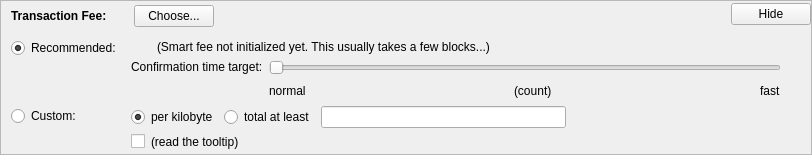
    <widget class="QFrame" name="frameFee">
     <property name="sizePolicy">
      <sizepolicy hsizetype="Expanding" vsizetype="Expanding">
       <horstretch>0</horstretch>
       <verstretch>0</verstretch>
      </sizepolicy>
     </property>
     <property name="maximumSize">
      <size>
       <width>16777215</width>
       <height>16777215</height>
      </size>
     </property>
     <property name="frameShape">
      <enum>QFrame::StyledPanel</enum>
     </property>
     <property name="frameShadow">
      <enum>QFrame::Sunken</enum>
     </property>
     <layout class="QVBoxLayout" name="verticalLayoutFee1">
      <property name="spacing">
       <number>0</number>
      </property>
      <property name="leftMargin">
       <number>0</number>
      </property>
      <property name="topMargin">
       <number>0</number>
      </property>
      <property name="rightMargin">
       <number>0</number>
      </property>
      <property name="bottomMargin">
       <number>0</number>
      </property>
      <item>
       <layout class="QVBoxLayout" name="verticalLayoutFee2" stretch="0,0,0">
        <property name="spacing">
         <number>0</number>
        </property>
        <property name="leftMargin">
         <number>10</number>
        </property>
        <property name="topMargin">
         <number>0</number>
        </property>
        <item>
         <layout class="QHBoxLayout" name="horizontalLayoutFee1">
          <property name="bottomMargin">
           <number>0</number>
          </property>
          <item>
           <layout class="QVBoxLayout" name="verticalLayoutFee7">
            <property name="spacing">
             <number>0</number>
            </property>
            <item>
             <spacer name="verticalSpacerSmartFee">
              <property name="orientation">
               <enum>Qt::Vertical</enum>
              </property>
              <property name="sizeType">
               <enum>QSizePolicy::Fixed</enum>
              </property>
              <property name="sizeHint" stdset="0">
               <size>
                <width>1</width>
                <height>4</height>
               </size>
              </property>
             </spacer>
            </item>
            <item>
             <layout class="QHBoxLayout" name="horizontalLayoutSmartFee">
              <property name="spacing">
               <number>10</number>
              </property>
              <item>
               <widget class="QLabel" name="labelFeeHeadline">
                <property name="sizePolicy">
                 <sizepolicy hsizetype="Preferred" vsizetype="Maximum">
                  <horstretch>0</horstretch>
                  <verstretch>0</verstretch>
                 </sizepolicy>
                </property>
                <property name="font">
                 <font>
                  <weight>75</weight>
                  <bold>true</bold>
                 </font>
                </property>
                <property name="styleSheet">
                 <string notr="true">font-weight:bold;</string>
                </property>
                <property name="text">
                 <string>Transaction Fee:</string>
                </property>
               </widget>
              </item>
              <item>
               <widget class="QLabel" name="labelFeeMinimized">
                <property name="text">
                 <string/>
                </property>
               </widget>
              </item>
              <item>
               <widget class="QPushButton" name="buttonChooseFee">
                <property name="text">
                 <string>Choose...</string>
                </property>
               </widget>
              </item>
             </layout>
            </item>
            <item>
             <spacer name="verticalSpacer_5">
              <property name="orientation">
               <enum>Qt::Vertical</enum>
              </property>
              <property name="sizeHint" stdset="0">
               <size>
                <width>1</width>
                <height>1</height>
               </size>
              </property>
             </spacer>
            </item>
           </layout>
          </item>
          <item>
           <spacer name="horizontalSpacer_4">
            <property name="orientation">
             <enum>Qt::Horizontal</enum>
            </property>
            <property name="sizeHint" stdset="0">
             <size>
              <width>40</width>
              <height>20</height>
             </size>
            </property>
           </spacer>
          </item>
          <item>
           <widget class="QPushButton" name="buttonMinimizeFee">
            <property name="toolTip">
             <string>collapse fee-settings</string>
            </property>
            <property name="text">
             <string>Hide</string>
            </property>
           </widget>
          </item>
         </layout>
        </item>
        <item>
         <widget class="QFrame" name="frameFeeSelection">
          <layout class="QVBoxLayout" name="verticalLayoutFee12">
           <property name="spacing">
            <number>0</number>
           </property>
           <property name="leftMargin">
            <number>0</number>
           </property>
           <property name="topMargin">
            <number>0</number>
           </property>
           <property name="rightMargin">
            <number>0</number>
           </property>
           <property name="bottomMargin">
            <number>0</number>
           </property>
           <item>
            <layout class="QGridLayout" name="gridLayoutFee">
             <property name="topMargin">
              <number>10</number>
             </property>
             <property name="bottomMargin">
              <number>4</number>
             </property>
             <property name="horizontalSpacing">
              <number>10</number>
             </property>
             <property name="verticalSpacing">
              <number>4</number>
             </property>
             <item row="1" column="1">
              <layout class="QVBoxLayout" name="verticalLayoutFee8">
               <property name="spacing">
                <number>6</number>
               </property>
               <item>
                <layout class="QHBoxLayout" name="horizontalLayoutFee13">
                 <item>
                  <widget class="QRadioButton" name="radioCustomPerKilobyte">
                   <property name="toolTip">
                    <string>If the custom fee is set to 1000 satoshis and the transaction is only 250 bytes, then &quot;per kilobyte&quot; only pays 250 satoshis in fee, while &quot;total at least&quot; pays 1000 satoshis. For transactions bigger than a kilobyte both pay by kilobyte.</string>
                   </property>
                   <property name="text">
                    <string>per kilobyte</string>
                   </property>
                   <property name="checked">
                    <bool>true</bool>
                   </property>
                   <attribute name="buttonGroup">
                    <string notr="true">groupCustomFee</string>
                   </attribute>
                  </widget>
                 </item>
                 <item>
                  <widget class="QRadioButton" name="radioCustomAtLeast">
                   <property name="toolTip">
                    <string>If the custom fee is set to 1000 satoshis and the transaction is only 250 bytes, then &quot;per kilobyte&quot; only pays 250 satoshis in fee, while &quot;total at least&quot; pays 1000 satoshis. For transactions bigger than a kilobyte both pay by kilobyte.</string>
                   </property>
                   <property name="text">
                    <string>total at least</string>
                   </property>
                   <attribute name="buttonGroup">
                    <string notr="true">groupCustomFee</string>
                   </attribute>
                  </widget>
                 </item>
                 <item>
                  <widget class="BitcoinAmountField" name="customFee"/>
                 </item>
                 <item>
                  <spacer name="horizontalSpacer_6">
                   <property name="orientation">
                    <enum>Qt::Horizontal</enum>
                   </property>
                   <property name="sizeHint" stdset="0">
                    <size>
                     <width>1</width>
                     <height>1</height>
                    </size>
                   </property>
                  </spacer>
                 </item>
                </layout>
               </item>
               <item>
                <layout class="QHBoxLayout" name="horizontalLayoutFee8">
                 <item>
                  <widget class="QCheckBox" name="checkBoxMinimumFee">
                   <property name="toolTip">
                    <string>Paying only the minimum fee is just fine as long as there is less transaction volume than space in the blocks. But be aware that this can end up in a never confirming transaction once there is more demand for bitcoin transactions than the network can process.</string>
                   </property>
                   <property name="text">
                    <string/>
                   </property>
                  </widget>
                 </item>
                 <item>
                  <widget class="QLabel" name="labelMinFeeWarning">
                   <property name="enabled">
                    <bool>true</bool>
                   </property>
                   <property name="toolTip">
                    <string>Paying only the minimum fee is just fine as long as there is less transaction volume than space in the blocks. But be aware that this can end up in a never confirming transaction once there is more demand for bitcoin transactions than the network can process.</string>
                   </property>
                   <property name="text">
                    <string>(read the tooltip)</string>
                   </property>
                   <property name="margin">
                    <number>5</number>
                   </property>
                  </widget>
                 </item>
                 <item>
                  <spacer name="horizontalSpacer_2">
                   <property name="orientation">
                    <enum>Qt::Horizontal</enum>
                   </property>
                   <property name="sizeHint" stdset="0">
                    <size>
                     <width>1</width>
                     <height>1</height>
                    </size>
                   </property>
                  </spacer>
                 </item>
                </layout>
               </item>
              </layout>
             </item>
             <item row="0" column="0">
              <layout class="QVBoxLayout" name="verticalLayoutFee4" stretch="0,1">
               <item>
                <widget class="QRadioButton" name="radioSmartFee">
                 <property name="text">
                  <string>Recommended:</string>
                 </property>
                 <property name="checked">
                  <bool>true</bool>
                 </property>
                 <attribute name="buttonGroup">
                  <string notr="true">groupFee</string>
                 </attribute>
                </widget>
               </item>
               <item>
                <spacer name="verticalSpacer_2">
                 <property name="orientation">
                  <enum>Qt::Vertical</enum>
                 </property>
                 <property name="sizeHint" stdset="0">
                  <size>
                   <width>1</width>
                   <height>1</height>
                  </size>
                 </property>
                </spacer>
               </item>
              </layout>
             </item>
             <item row="1" column="0">
              <layout class="QVBoxLayout" name="verticalLayoutFee9" stretch="0,1">
               <item>
                <widget class="QRadioButton" name="radioCustomFee">
                 <property name="text">
                  <string>Custom:</string>
                 </property>
                 <attribute name="buttonGroup">
                  <string notr="true">groupFee</string>
                 </attribute>
                </widget>
               </item>
               <item>
                <spacer name="verticalSpacer_6">
                 <property name="orientation">
                  <enum>Qt::Vertical</enum>
                 </property>
                 <property name="sizeHint" stdset="0">
                  <size>
                   <width>1</width>
                   <height>1</height>
                  </size>
                 </property>
                </spacer>
               </item>
              </layout>
             </item>
             <item row="0" column="1">
              <layout class="QVBoxLayout" name="verticalLayoutFee3" stretch="0,0,1">
               <property name="spacing">
                <number>6</number>
               </property>
               <property name="topMargin">
                <number>2</number>
               </property>
               <item>
                <layout class="QHBoxLayout" name="horizontalLayoutFee12">
                 <item>
                  <widget class="QLabel" name="labelSmartFee">
                   <property name="text">
                    <string/>
                   </property>
                   <property name="margin">
                    <number>2</number>
                   </property>
                  </widget>
                 </item>
                 <item>
                  <widget class="QLabel" name="labelFeeEstimation">
                   <property name="text">
                    <string/>
                   </property>
                  </widget>
                 </item>
                 <item>
                  <widget class="QLabel" name="labelSmartFee2">
                   <property name="text">
                    <string>(Smart fee not initialized yet. This usually takes a few blocks...)</string>
                   </property>
                   <property name="margin">
                    <number>2</number>
                   </property>
                  </widget>
                 </item>
                 <item>
                  <spacer name="horizontalSpacer_5">
                   <property name="orientation">
                    <enum>Qt::Horizontal</enum>
                   </property>
                   <property name="sizeHint" stdset="0">
                    <size>
                     <width>1</width>
                     <height>1</height>
                    </size>
                   </property>
                  </spacer>
                 </item>
                </layout>
               </item>
               <item>
                <layout class="QHBoxLayout" name="horizontalLayoutFee9">
                 <item>
                  <layout class="QVBoxLayout" name="verticalLayoutFee6">
                   <item>
                    <widget class="QLabel" name="labelSmartFee3">
                     <property name="text">
                      <string>Confirmation time target:</string>
                     </property>
                     <property name="margin">
                      <number>2</number>
                     </property>
                    </widget>
                   </item>
                   <item>
                    <spacer name="verticalSpacer_3">
                     <property name="orientation">
                      <enum>Qt::Vertical</enum>
                     </property>
                     <property name="sizeHint" stdset="0">
                      <size>
                       <width>1</width>
                       <height>1</height>
                      </size>
                     </property>
                    </spacer>
                   </item>
                  </layout>
                 </item>
                 <item>
                  <layout class="QVBoxLayout" name="verticalLayoutFee5">
                   <property name="rightMargin">
                    <number>30</number>
                   </property>
                   <item>
                    <widget class="QSlider" name="sliderSmartFee">
                     <property name="minimum">
                      <number>0</number>
                     </property>
                     <property name="maximum">
                      <number>23</number>
                     </property>
                     <property name="pageStep">
                      <number>1</number>
                     </property>
                     <property name="value">
                      <number>0</number>
                     </property>
                     <property name="orientation">
                      <enum>Qt::Horizontal</enum>
                     </property>
                     <property name="invertedAppearance">
                      <bool>false</bool>
                     </property>
                     <property name="invertedControls">
                      <bool>false</bool>
                     </property>
                     <property name="tickPosition">
                      <enum>QSlider::NoTicks</enum>
                     </property>
                    </widget>
                   </item>
                   <item>
                    <layout class="QHBoxLayout" name="horizontalLayoutFee10">
                     <item>
                      <widget class="QLabel" name="labelSmartFeeNormal">
                       <property name="text">
                        <string>normal</string>
                       </property>
                      </widget>
                     </item>
                     <item>
                      <spacer name="horizontalSpacer_7">
                       <property name="orientation">
                        <enum>Qt::Horizontal</enum>
                       </property>
                       <property name="sizeHint" stdset="0">
                        <size>
                         <width>40</width>
                         <height>20</height>
                        </size>
                       </property>
                      </spacer>
                     </item>
                     <item>
                      <widget class="QLabel" name="confirmationTargetLabel">
                       <property name="text">
                        <string notr="true">(count)</string>
                       </property>
                      </widget>
                     </item>
                     <item>
                      <spacer name="horizontalSpacer_3">
                       <property name="orientation">
                        <enum>Qt::Horizontal</enum>
                       </property>
                       <property name="sizeHint" stdset="0">
                        <size>
                         <width>40</width>
                         <height>20</height>
                        </size>
                       </property>
                      </spacer>
                     </item>
                     <item>
                      <widget class="QLabel" name="labelSmartFeeFast">
                       <property name="text">
                        <string>fast</string>
                       </property>
                      </widget>
                     </item>
                    </layout>
                   </item>
                  </layout>
                 </item>
                </layout>
               </item>
               <item>
                <spacer name="verticalSpacer_4">
                 <property name="orientation">
                  <enum>Qt::Vertical</enum>
                 </property>
                 <property name="sizeHint" stdset="0">
                  <size>
                   <width>1</width>
                   <height>1</height>
                  </size>
                 </property>
                </spacer>
               </item>
              </layout>
             </item>
            </layout>
           </item>
          </layout>
         </widget>
        </item>
        <item>
         <spacer name="verticalSpacerFee">
          <property name="orientation">
           <enum>Qt::Vertical</enum>
          </property>
          <property name="sizeHint" stdset="0">
           <size>
            <width>800</width>
            <height>1</height>
           </size>
          </property>
         </spacer>
        </item>
       </layout>
      </item>
     </layout>
    </widget>
